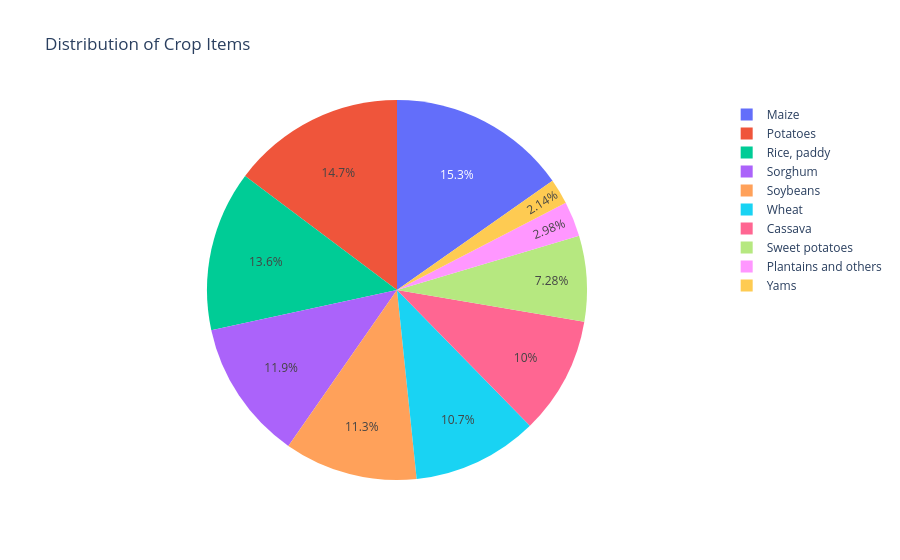

Write notebook code for a chart like this one.
### Markdown cell above
**VISUALIZATION**

### Code cell
#distribution of item : pie chart
fig = px.pie(
    names=df["item"].unique(),
    values=df["item"].value_counts(),
    title="Distribution of Crop Items"
)

fig.show()

### Figure 1 — Plotly figure (JSON) as saved in the notebook; plotly's stock layout.template omitted (floating-point values rounded to 4 significant figures)
{"data": [{"domain": {"x": [0, 1], "y": [0, 1]}, "hovertemplate": "label=%{label}<br>value=%{value}<extra></extra>", "labels": ["Maize", "Potatoes", "Rice, paddy", "Sorghum", "Soybeans", "Wheat", "Cassava", "Sweet potatoes", "Plantains and others", "Yams"], "legendgroup": "", "name": "", "showlegend": true, "type": "pie", "values": [3956, 3824, 3539, 3091, 2940, 2770, 2593, 1889, 774, 556]}], "layout": {"legend": {"tracegroupgap": 0}, "title": {"text": "Distribution of Crop Items"}}}
